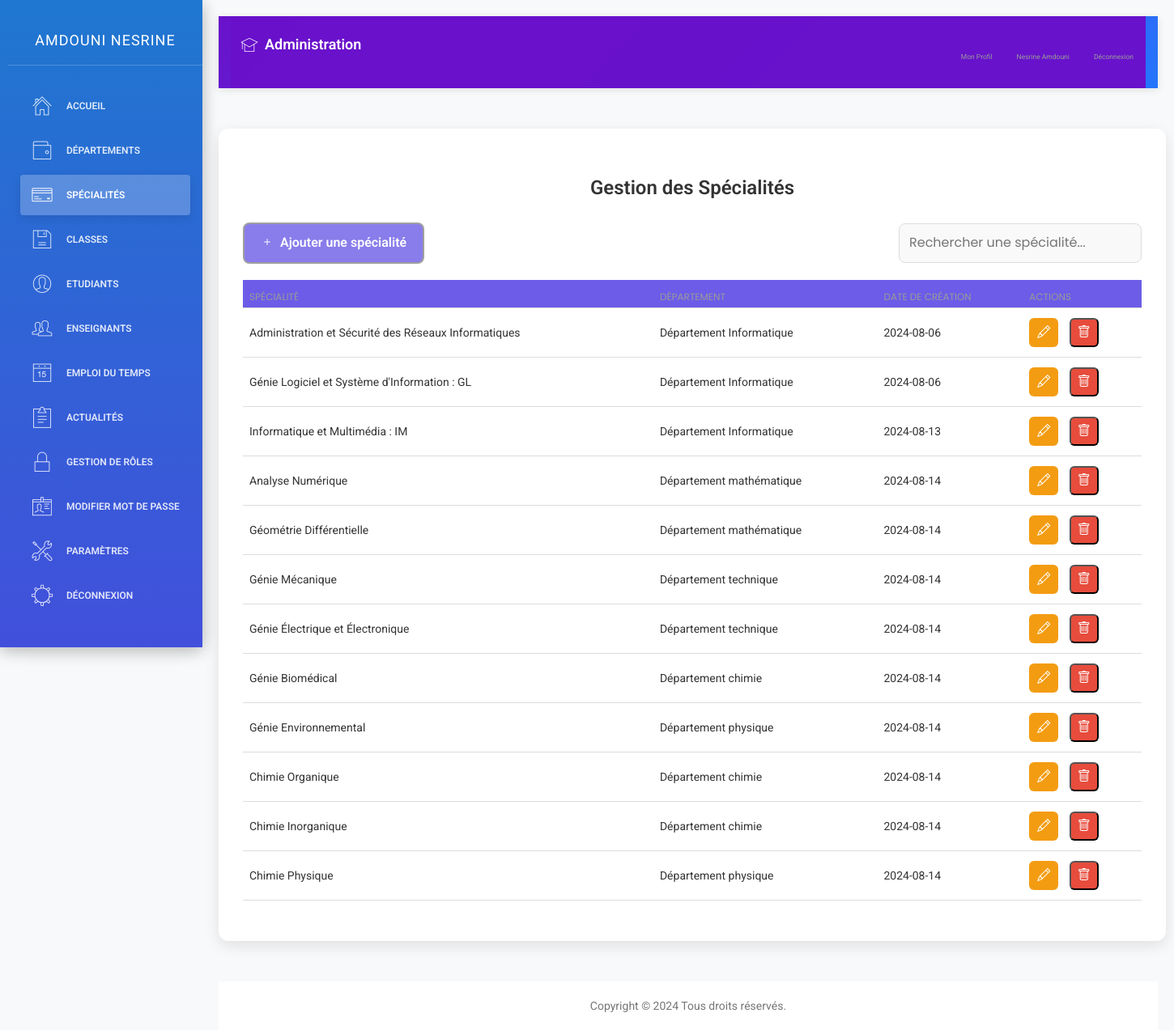
Screenshot of /spécialités.php (signed in) with the database file from the repository.
### tables this page shows
CREATE TABLE `accounts` (
  `id` int(11)  AUTO_INCREMENT PRIMARY KEY,
  `cin` int(11) DEFAULT NULL,
  `email` varchar(255) DEFAULT NULL,
  `mot_de_passe` varchar(255) DEFAULT NULL,
  `date_de_creation` date DEFAULT NULL,
  `role` text DEFAULT NULL,
  `nom` text DEFAULT NULL,
  `prenom` text DEFAULT NULL,
  `image` varchar(255) DEFAULT NULL,
  `classe` text DEFAULT NULL,
  `date_naissance` date DEFAULT NULL,
  `adresse` text DEFAULT NULL,
  `numero_telephone` int(11) DEFAULT NULL
);

CREATE TABLE `specialite` (
  `id` int(11) NOT NULL,
  `nom_specialite` varchar(255) DEFAULT NULL,
  `description` varchar(255) DEFAULT NULL,
  `departement` text DEFAULT NULL,
  `date_de_creation` date DEFAULT NULL
);

### spécialités.php (the view, shortened to what this page needs)
<?php
require_once 'connexion.php';
$specialties = [];
$stmt = $conn->prepare("SELECT id, nom_specialite, departement, date_de_creation FROM specialite ORDER BY id ASC");
$stmt->execute();
$result_specs = $stmt->get_result();
while ($spec = $result_specs->fetch_assoc()) {
    $specialties[] = $spec;
}
?>
<!DOCTYPE html>
<html lang="fr">
<head>
    <link rel="stylesheet" href="https://cdn.jsdelivr.net/npm/sweetalert2@11/dist/sweetalert2.min.css">
    <link rel="stylesheet" href="https://cdn.jsdelivr.net/npm/bootstrap-icons@1.10.5/font/bootstrap-icons.css">
</head>
<body>
    <div class="wrapper">
        <div class="sidebar">
            <?php include 'sidenav.php'; ?>
        </div>
        <div class="main-panel">
            <div class="navtop">
                <?php include 'navtop.php'; ?>
            </div>
            <div class="container">
                <h1>Gestion des Spécialités</h1>
                <div class="controls">
                    <a href="ajouter_spécialité.php" class="btn"><i class="bi bi-plus"></i> Ajouter une spécialité</a>
                    <input type="text" id="searchBar" class="search-bar" placeholder="Rechercher une spécialité...">
                </div>
                <table class="table">
                    <thead>
                        <tr>
                            <th>Spécialité</th>
                            <th>Département</th>
                            <th>Date de création</th>
                            <th>Actions</th>
                        </tr>
                    </thead>
                    <tbody id="specialtyTable">
                        <?php foreach ($specialties as $spec): ?>
                            <tr>
                                <td><?php echo htmlspecialchars($spec['nom_specialite']); ?></td>
                                <td><?php echo htmlspecialchars($spec['departement']); ?></td>
                                <td><?php echo htmlspecialchars($spec['date_de_creation']); ?></td>
                                <td>
                                    <a href="modifier_spécialité.php?id=<?php echo $spec['id']; ?>"
                                       class="action-btn edit"><i class="bi bi-pencil"></i></a>
                                    <button type="button" class="action-btn delete"
                                            onclick="confirmDelete(<?php echo $spec['id']; ?>)">
                                        <i class="bi bi-trash"></i>
                                    </button>
                                </td>
                            </tr>
                        <?php endforeach; ?>
                    </tbody>
                </table>
            </div>
            <footer class="university-footer">
                <?php include 'footer.php'; ?>
            </footer>
        </div>
    </div>
</body>
</html>

### sidenav.php (shortened to what this page needs)
<?php
include('connexion.php');
$current_page = basename($_SERVER['PHP_SELF']);
$is_departement_page = strpos($current_page, 'département') !== false;
$is_specialite_page = strpos($current_page, 'spécialité') !== false;
$is_classe_page = strpos($current_page, 'classe') !== false;
$is_etudiant_page = strpos($current_page, 'étudiant') !== false;
$is_role_page = strpos($current_page, 'role') !== false;
$is_enseignant_page = strpos($current_page, 'enseignant') !== false;
$is_actualite_page = strpos($current_page, 'actualité') !== false;
$is_parametre_page = strpos($current_page, 'paramètre') !== false;
$is_liste_etudiants_page = $current_page === 'liste_etudiants.php';
$email = $_SESSION['email'];
$sql_fetch_user = "SELECT * FROM accounts WHERE email='$email'";
$result_user = $conn->query($sql_fetch_user);
if ($result_user->num_rows > 0) {
    $row = $result_user->fetch_assoc();
    $role = $row['role'];
    $nom = $row['nom'];
    $prenom = $row['prenom'];
}
?>
<div class="sidebar" data-color="blue">
    <div class="sidebar-wrapper">
        <div class="logo">
            <a href="#" class="simple-text">
                <?php echo htmlspecialchars($nom . ' ' . $prenom); ?>
            </a>
        </div>
        <ul class="nav">
            <?php if ($role === 'admin'): ?>
                <li <?php echo ($current_page == 'dashboard.php') ? 'class="active"' : ''; ?>>
                    <a href="dashboard.php">
                        <i class="pe-7s-home"></i>
                        <p>Accueil</p>
                    </a>
                </li>
                <li <?php echo $is_departement_page ? 'class="active"' : ''; ?>>
                    <a href="départements.php">
                        <i class="pe-7s-wallet"></i>
                        <p>Départements</p>
                    </a>
                </li>
                <li <?php echo $is_specialite_page ? 'class="active"' : ''; ?>>
                    <a href="spécialités.php">
                        <i class="pe-7s-credit"></i>
                        <p>Spécialités</p>
                    </a>
                </li>
                <li <?php echo $is_classe_page ? 'class="active"' : ''; ?>>
                    <a href="classes.php">
                        <i class="pe-7s-diskette"></i>
                        <p>Classes</p>
                    </a>
                </li>
                <li <?php echo $is_etudiant_page ? 'class="active"' : ''; ?>>
                    <a href="étudiants.php">
                        <i class="pe-7s-user"></i>
                        <p>Etudiants</p>
                    </a>
                </li>
                <li <?php echo $is_enseignant_page ? 'class="active"' : ''; ?>>
                    <a href="enseignants.php">
                        <i class="pe-7s-users"></i>
                        <p>Enseignants</p>
                    </a>
                </li>
                <li <?php echo ($current_page == 'gestion_emploi.php') ? 'class="active"' : ''; ?>>
                    <a href="gestion_emploi.php">
                        <i class="pe-7s-date"></i>
                        <p>Emploi du Temps</p>
                    </a>
                </li>
                <li <?php echo $is_actualite_page ? 'class="active"' : ''; ?>>
                    <a href="actualités.php">
                        <i class="pe-7s-note2"></i>
                        <p>Actualités</p>
                    </a>
                </li>
                <li <?php echo $is_role_page ? 'class="active"' : ''; ?>>
                    <a href="roles.php">
                        <i class="pe-7s-lock"></i>
                        <p>Gestion de rôles</p>
                    </a>
                </li>
                <li <?php echo ($current_page == 'modifier_mot_de_passe.php') ? 'class="active"' : ''; ?>>
                    <a href="modifier_mot_de_passe.php">
                        <i class="pe-7s-id"></i>
                        <p>Modifier Mot de passe</p>
                    </a>
                </li>
                <li <?php echo $is_parametre_page || $is_liste_etudiants_page ? 'class="active"' : ''; ?>>
                    <a href="paramètres.php">
                        <i class="pe-7s-tools"></i>
                        <p>Paramètres</p>
                    </a>
                </li>
            <?php endif; ?>
            <li>
                <a href="logout.php">
                    <i class="pe-7s-settings"></i>
                    <p>Déconnexion</p>
                    </a>
            </li>
        </ul>
    </div>
</div>

### navtop.php (shortened to what this page needs)
<?php
include('connexion.php');
$email = $_SESSION['email'];
$sql_fetch_user = "SELECT * FROM accounts WHERE email='$email'";
$result_user = $conn->query($sql_fetch_user);
if ($result_user->num_rows > 0) {
    $row = $result_user->fetch_assoc();
    $role = $row['role'];
    $nom = $row['nom'];
    $prenom = $row['prenom'];
}
?>
<nav class="navbar navbar-default navbar-fixed">
    <div class="container-fluid">
        <div class="navbar-header">
            <a class="navbar-brand" href="#">
                <i class="pe-7s-study"></i> <?php echo $role === 'etudiant' ? 'Espace Étudiant' : ($role === 'enseignant' ? 'Espace Enseignant' : 'Administration'); ?>
            </a>
        </div>
        <div class="collapse navbar-collapse" id="navigation-example-2">
            <ul class="nav navbar-nav navbar-right">
                <li>
                    <a class="menuu" href="<?php echo $role === 'etudiant' ? 'profil_etudiant.php' : ($role === 'enseignant' ? 'profil_enseignant.php' : 'profil.php'); ?>">
                        <p>Mon Profil</p>
                    </a>
                </li>
                <li>
                    <a class="menuu" href="#">
                        <div class="user-name">
                            <p><?php echo htmlspecialchars($prenom . ' ' . $nom); ?></p>
                        </div>
                    </a>
                </li>
                <li>
                    <a class="menuu" href="logout.php">
                        <p>Déconnexion</p>
                    </a>
                </li>
            </ul>
        </div>
    </div>
</nav>

### spécialités.php (style rules this page uses)
body { font-family: 'Poppins', sans-serif; margin: 0; padding: 0; background-color: #f8f9fa; }
.wrapper { display: flex; }
.sidebar { position: fixed; top: 0; left: 0; width: 250px; height: 100%; background-color: rgb(2, 19, 255); color: white; padding-top: 20px; z-index: 1000; box-shadow: 2px 0 8px rgba(0, 0, 0, 0.2); }
.main-panel { margin-left: 250px; padding: 20px; width: calc(100% - 250px); }
.container { max-width: 1200px; margin: 50px auto; background-color: #fff; padding: 30px; border-radius: 12px; box-shadow: 0 6px 18px rgba(0, 0, 0, 0.1); }
h1 { color: #333; text-align: center; margin-bottom: 30px; font-size: 24px; font-weight: 600; }
.controls { display: flex; justify-content: space-between; align-items: center; margin-bottom: 20px; flex-wrap: wrap; gap: 15px; }
.search-bar { width: 300px; padding: 12px; border: 1px solid #ddd; border-radius: 8px; font-size: 16px; background-color: #f9f9f9; transition: border-color 0.3s ease; }
.btn { display: inline-flex; align-items: center; padding: 12px 20px; background-color: #6c5ce7; color: white; text-decoration: none; border-radius: 8px; font-weight: 600; font-size: 16px; transition: background-color 0.3s ease; }
.btn i { margin-right: 8px; }
.table { width: 100%; border-collapse: collapse; margin-top: 20px; }
.table th, .table td { padding: 15px; text-align: left; border-bottom: 1px solid #ddd; }
.table th { background-color: #6c5ce7; color: white; font-weight: 600; }
.action-btn { padding: 10px; border-radius: 6px; color: white; text-decoration: none; font-size: 16px; transition: background-color 0.3s ease; display: inline-flex; align-items: center; justify-content: center; width: 36px; height: 36px; }
.action-btn.edit { background-color: #f39c12; margin-right: 10px; }
.action-btn.delete { background-color: #e74c3c; }

### sidenav.php (style rules this page uses)
.sidebar { background: linear-gradient(135deg, #6a11cb 0%, #2575fc 100%); box-shadow: 0 4px 20px rgba(0, 0, 0, 0.15); transition: all 0.3s ease; position: fixed; width: 250px; height: 100vh; z-index: 1000; overflow-y: auto; }
.sidebar-wrapper { padding: 0 10px; }
.logo { padding: 15px 0; margin-bottom: 15px; border-bottom: 1px solid rgba(255, 255, 255, 0.1); text-align: center; }
.logo a { color: white; font-weight: 600; font-size: 1.1rem; text-transform: uppercase; letter-spacing: 1px; display: block; text-decoration: none; }
.nav { list-style: none; padding: 0; margin-top: 15px; }
.nav li { margin-bottom: 4px; position: relative; }
.nav li a { color: rgba(255, 255, 255, 0.8); margin: 5px 10px; border-radius: 6px; padding: 10px 12px; transition: all 0.3s ease; display: flex; align-items: center; text-decoration: none; }
.nav li a i { margin-right: 10px; font-size: 1.1rem; min-width: 24px; text-align: center; }
.nav li a p { margin: 0; font-size: 0.85rem; font-weight: 400; }
.nav li.active a { background: rgba(255, 255, 255, 0.2); color: white; font-weight: 500; box-shadow: 0 4px 12px rgba(0, 0, 0, 0.1); }
[class^="pe-7s-"], [class*=" pe-7s-"] { transition: transform 0.3s ease; }

### navtop.php (style rules this page uses)
.navbar-default { background: linear-gradient(135deg, #6a11cb 0%, #2575fc 100%); border: none; box-shadow: 0 2px 10px rgba(0, 0, 0, 0.1); min-height: 60px; margin-bottom: 0; }
.navbar-default .navbar-nav > li > a { color: rgba(255, 255, 255, 0.9); font-weight: 500; padding: 20px 12px; transition: all 0.3s ease; position: relative; display: flex; align-items: center; }
.navbar-default .navbar-nav > li > a:after { content: ''; position: absolute; bottom: 0; left: 50%; width: 0; height: 3px; background: white; transition: all 0.3s ease; transform: translateX(-50%); }
.navbar-default .navbar-brand { height: 60px; padding: 20px 12px; color: white; font-weight: 600; font-size: 18px; display: flex; align-items: center; }
.navbar-default .navbar-brand i { margin-right: 8px; font-size: 22px; }
.user-name { display: flex; align-items: center; gap: 8px; }
.menuu { font-size: 18px; display: flex; align-items: center; gap: 6px; }
.menuu p { margin: 0; }
.navbar-collapse { background: rgba(106, 17, 203, 0.98); max-height: 80vh; overflow-y: auto; }

### rows the page displays
accounts: nom+prenom "AMDOUNI NESRINE", prenom+nom "Nesrine Amdouni"
specialite: nom_specialite "Administration et Sécurité des Réseaux Informatiques", departement "Département Informatique", date_de_creation "2024-08-06"
specialite: nom_specialite "Génie Logiciel et Système d'Information : GL", departement "Département Informatique", date_de_creation "2024-08-06"
specialite: nom_specialite "Informatique et Multimédia : IM", departement "Département Informatique", date_de_creation "2024-08-13"
specialite: nom_specialite "Analyse Numérique", departement "Département mathématique", date_de_creation "2024-08-14"
specialite: nom_specialite "Géométrie Différentielle", departement "Département mathématique", date_de_creation "2024-08-14"
specialite: nom_specialite "Génie Mécanique", departement "Département technique", date_de_creation "2024-08-14"
specialite: nom_specialite "Génie Électrique et Électronique", departement "Département technique", date_de_creation "2024-08-14"
specialite: nom_specialite "Génie Biomédical", departement "Département chimie", date_de_creation "2024-08-14"
specialite: nom_specialite "Génie Environnemental", departement "Département physique", date_de_creation "2024-08-14"
specialite: nom_specialite "Chimie Organique", departement "Département chimie", date_de_creation "2024-08-14"
specialite: nom_specialite "Chimie Inorganique", departement "Département chimie", date_de_creation "2024-08-14"
specialite: nom_specialite "Chimie Physique", departement "Département physique", date_de_creation "2024-08-14"
